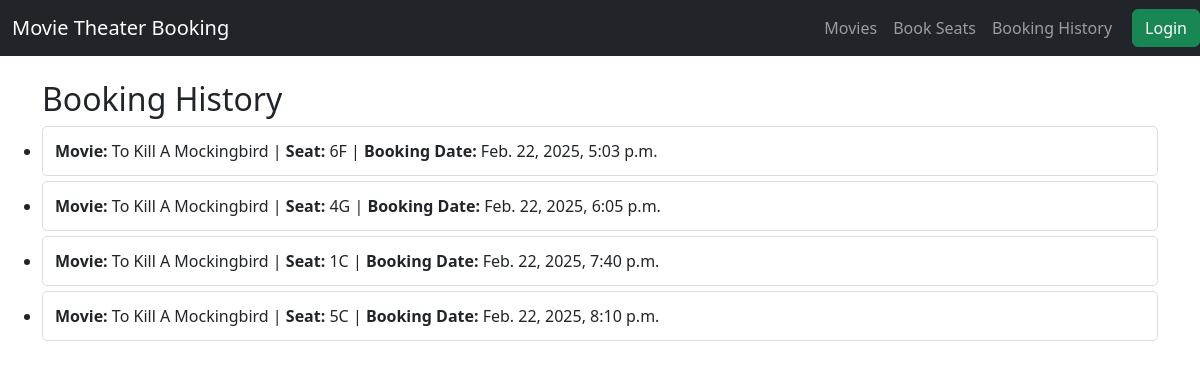
/bookings/bookings (signed in), run on the app's committed database.
### bookings/models.py (models this page shows, shortened)
class Booking(models.Model):
    movie = models.ForeignKey(Movie, on_delete=models.CASCADE)
    seat = models.ForeignKey(Seat, on_delete=models.CASCADE)
    user = models.ForeignKey(User, on_delete=models.CASCADE)
    booking_date = models.DateTimeField (auto_now_add=True)

class Movie(models.Model):
    title = models.CharField(max_length=100)
    description = models.TextField()
    release_date = models.DateField()
    duration = models.IntegerField()

class Seat(models.Model):
    seat_number = models.CharField(max_length=25, unique=True)
    is_booked = models.BooleanField(default=False)

### bookings/views.py (the view)
# urls.py: path('bookings', booking_view, name='booking_history'),
@login_required
def booking_view(request):
    user = request.user
    bookings = Booking.objects.filter(user=user)
    return render(request, 'bookings/booking_history.html', {'booking_list': bookings})

### bookings/templates/bookings/booking_history.html (shortened to what this page needs)
{% extends "bookings/base.html" %}
{% block content %}
<h2>Booking History</h2>
    <ul class="list-group">
        {% for booking in booking_list%}
            <li class="booking-list-item">
                <strong>Movie:</strong> {{ booking.movie.title }} |
                <strong>Seat:</strong> {{ booking.seat.seat_number }} |
                <strong>Booking Date:</strong> {{ booking.booking_date }}
            </li>
        {% endfor %}
    </ul>
{% endblock %}

### bookings/templates/bookings/booking_history.html (style rules this page uses)
.booking-list-item { border: 0.5px solid #dddddd; padding: 12px; margin-bottom: 5px; border-radius: 5px; }

### data on the page
Booking: movie "To Kill A Mockingbird", seat.seat_number "6F", booking_date "Feb. 22, 2025, 5:03 p.m."
Booking: movie "To Kill A Mockingbird", seat.seat_number "4G", booking_date "Feb. 22, 2025, 6:05 p.m."
Booking: movie "To Kill A Mockingbird", seat.seat_number "1C", booking_date "Feb. 22, 2025, 7:40 p.m."
Booking: movie "To Kill A Mockingbird", seat.seat_number "5C", booking_date "Feb. 22, 2025, 8:10 p.m."
